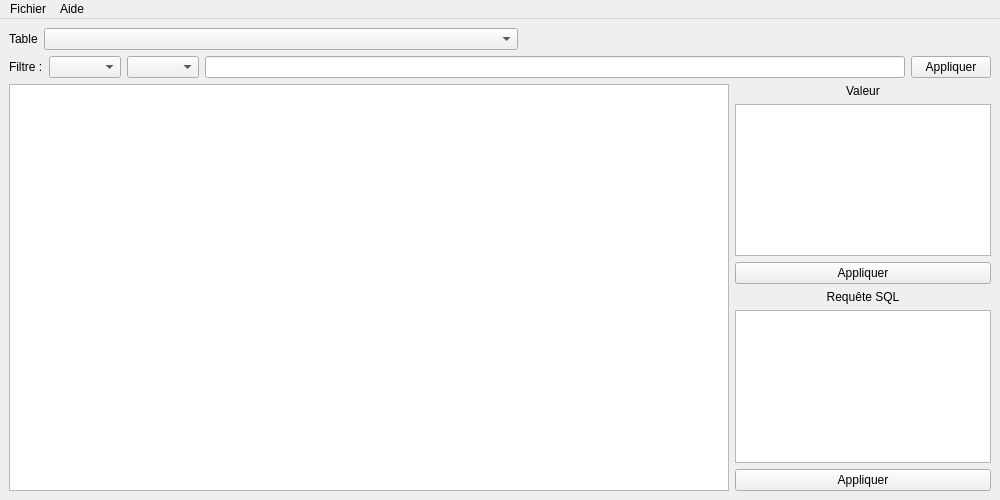
<?xml version="1.0" encoding="UTF-8"?>
<ui version="4.0">
 <class>MainWindow</class>
 <widget class="QMainWindow" name="MainWindow">
  <property name="geometry">
   <rect>
    <x>0</x>
    <y>0</y>
    <width>1000</width>
    <height>500</height>
   </rect>
  </property>
  <property name="windowTitle">
   <string>MainWindow</string>
  </property>
  <widget class="QWidget" name="centralwidget">
   <layout class="QVBoxLayout" name="verticalLayout_2">
    <item>
     <layout class="QHBoxLayout" name="table_select_layout">
      <item>
       <widget class="QLabel" name="table_select_label">
        <property name="text">
         <string>Table</string>
        </property>
       </widget>
      </item>
      <item>
       <widget class="QComboBox" name="table_select_box">
        <property name="sizePolicy">
         <sizepolicy hsizetype="Expanding" vsizetype="Fixed">
          <horstretch>0</horstretch>
          <verstretch>0</verstretch>
         </sizepolicy>
        </property>
       </widget>
      </item>
      <item>
       <spacer name="horizontalSpacer">
        <property name="orientation">
         <enum>Qt::Horizontal</enum>
        </property>
        <property name="sizeHint" stdset="0">
         <size>
          <width>40</width>
          <height>20</height>
         </size>
        </property>
       </spacer>
      </item>
     </layout>
    </item>
    <item>
     <layout class="QHBoxLayout" name="filtre_layout">
      <item>
       <widget class="QLabel" name="filtre_label">
        <property name="text">
         <string>Filtre :</string>
        </property>
       </widget>
      </item>
      <item>
       <widget class="QComboBox" name="filtre_table_box"/>
      </item>
      <item>
       <widget class="QComboBox" name="filtre_arg_box"/>
      </item>
      <item>
       <widget class="QLineEdit" name="filtre_parameter_edit"/>
      </item>
      <item>
       <widget class="QPushButton" name="filtre_apply_button">
        <property name="text">
         <string>Appliquer</string>
        </property>
       </widget>
      </item>
     </layout>
    </item>
    <item>
     <layout class="QHBoxLayout" name="render_layout">
      <item>
       <widget class="QTableView" name="render_view"/>
      </item>
      <item>
       <layout class="QVBoxLayout" name="render_text_layout">
        <item>
         <widget class="QLabel" name="value_label">
          <property name="sizePolicy">
           <sizepolicy hsizetype="Preferred" vsizetype="Fixed">
            <horstretch>0</horstretch>
            <verstretch>0</verstretch>
           </sizepolicy>
          </property>
          <property name="text">
           <string>Valeur</string>
          </property>
          <property name="alignment">
           <set>Qt::AlignCenter</set>
          </property>
         </widget>
        </item>
        <item>
         <widget class="QTextEdit" name="value_edit">
          <property name="sizePolicy">
           <sizepolicy hsizetype="Fixed" vsizetype="Expanding">
            <horstretch>0</horstretch>
            <verstretch>0</verstretch>
           </sizepolicy>
          </property>
         </widget>
        </item>
        <item>
         <widget class="QPushButton" name="apply_value_but">
          <property name="text">
           <string>Appliquer</string>
          </property>
         </widget>
        </item>
        <item>
         <widget class="QLabel" name="query_label">
          <property name="sizePolicy">
           <sizepolicy hsizetype="Preferred" vsizetype="Fixed">
            <horstretch>0</horstretch>
            <verstretch>0</verstretch>
           </sizepolicy>
          </property>
          <property name="text">
           <string>Requête SQL</string>
          </property>
          <property name="alignment">
           <set>Qt::AlignCenter</set>
          </property>
         </widget>
        </item>
        <item>
         <widget class="QTextEdit" name="query_edit">
          <property name="sizePolicy">
           <sizepolicy hsizetype="Fixed" vsizetype="Expanding">
            <horstretch>0</horstretch>
            <verstretch>0</verstretch>
           </sizepolicy>
          </property>
         </widget>
        </item>
        <item>
         <widget class="QPushButton" name="apply_query_but">
          <property name="text">
           <string>Appliquer</string>
          </property>
         </widget>
        </item>
       </layout>
      </item>
     </layout>
    </item>
   </layout>
  </widget>
  <widget class="QMenuBar" name="menubar">
   <property name="geometry">
    <rect>
     <x>0</x>
     <y>0</y>
     <width>1000</width>
     <height>21</height>
    </rect>
   </property>
   <widget class="QMenu" name="file_bar">
    <property name="title">
     <string>Fichier</string>
    </property>
    <addaction name="open_bar"/>
    <addaction name="save_bar"/>
   </widget>
   <widget class="QMenu" name="help_bar">
    <property name="title">
     <string>Aide</string>
    </property>
    <addaction name="review_bar"/>
   </widget>
   <addaction name="file_bar"/>
   <addaction name="help_bar"/>
  </widget>
  <action name="open_bar">
   <property name="text">
    <string>Ouvrir</string>
   </property>
  </action>
  <action name="save_bar">
   <property name="text">
    <string>Sauvegarder</string>
   </property>
  </action>
  <action name="review_bar">
   <property name="text">
    <string>Envoyer un avis</string>
   </property>
  </action>
 </widget>
 <resources/>
 <connections/>
</ui>
